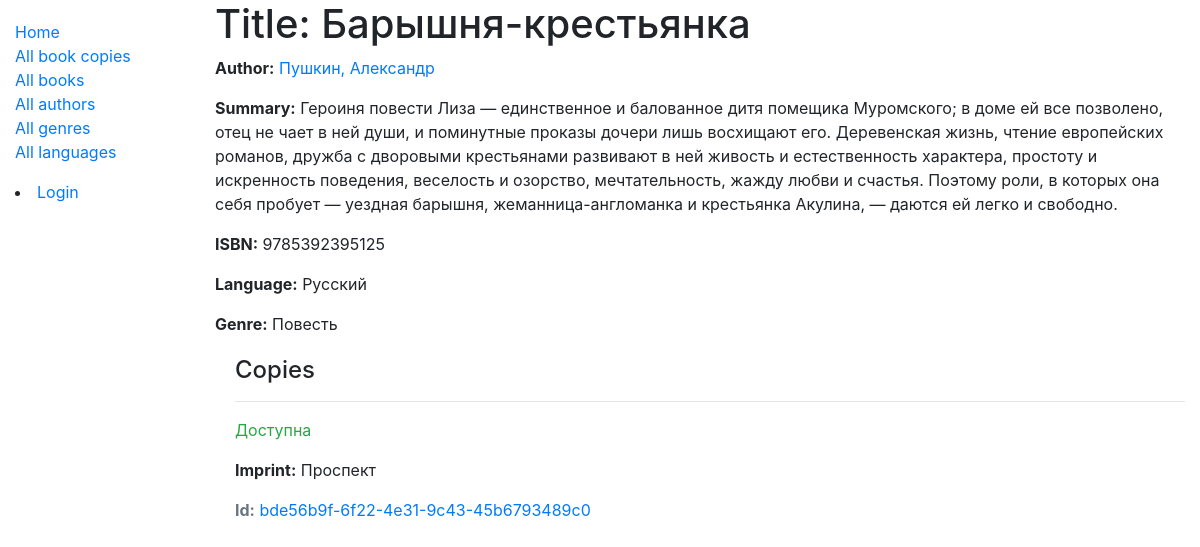
/catalog/book/1, run on the app's committed database.
### catalog/models.py (models this page shows, shortened)
class Book(models.Model):
    title = models.CharField('Наименование', max_length=200, help_text='')
    author = models.ForeignKey('Author', verbose_name='Автор', on_delete=models.RESTRICT, null=True, help_text='')
    summary = models.TextField('О книге', max_length=1000, help_text='')
    isbn = models.CharField('ISBN', max_length=13, unique=True, help_text='')
    genre = models.ManyToManyField('Genre', verbose_name='Жанр', help_text='')
    language = models.ForeignKey('Language', verbose_name='Язык', on_delete=models.SET_NULL, null=True, help_text='')
    class Meta:
        ordering = ['title', 'author']
        permissions = (("can_change_books_data", "Add, edit, delete books"),)
    def display_genre(self):
        return ', '.join([genre.name for genre in self.genre.all()[:3]])
    display_genre.short_description = 'Жанр произведения'

class Author(models.Model):
    first_name = models.CharField('Имя', max_length=100, help_text='')
    last_name = models.CharField('Фамилия', max_length=100, help_text='')
    date_of_birth = models.DateField('Дата рождения', null=True, blank=True, help_text='')
    date_of_death = models.DateField('Дата смерти', null=True, blank=True, help_text='')
    class Meta:
        ordering = ['last_name', 'first_name']
        permissions = (("can_change_authors_data", "Add, edit, delete authors"),)
    def get_absolute_url(self):
        return reverse('author-detail', args=[str(self.id)])
    def __str__(self):
        return f'{self.last_name}, {self.first_name}'

class Language(models.Model):
    name = models.CharField('Наименование', max_length=200, unique=True, help_text='Язык издания книги. Например, Русский, English, 中國 и т.п.')
    class Meta:
        ordering = ['name']
    def __str__(self):
        return self.name

class Genre(models.Model):
    name = models.CharField('Наименование', max_length=200, unique=True, help_text='Жанр книги. Например, Фантастика, Детектив, Поэзия и т.п.')
    class Meta:
        ordering = ['name']
    def __str__(self):
        return self.name

class BookInstance(models.Model):
    id = models.UUIDField(primary_key=True, default=uuid.uuid4, help_text='Уникальный идентификатор этого экземпляра книги в библиотеке.')
    book = models.ForeignKey('Book', verbose_name='Книга', on_delete=models.RESTRICT, null=True)
    imprint = models.CharField('Штамп', max_length=200, help_text='Информация об экземпляре. Например, издательство, переводчик, год, номер экземпляра в библиотеке')
    due_back = models.DateField(verbose_name='Дата возврата', null=True, blank=True, help_text='Дата ожидаемого возврата книги.')
    borrower = models.ForeignKey(User, verbose_name='Читатель', on_delete=models.SET_NULL, null=True, blank=True, help_text='Читатель, арендующий книгу.')
    LOAN_STATUS = (
        ('m', 'На оформлении'),
        ('o', 'Выдана'),
        ('a', 'Доступна'),
        ('r', 'В резерве'),
    )
    status = models.CharField('Доступность', max_length=1, choices=LOAN_STATUS, blank=True, default='d', help_text='Статус доступности книги')
    class Meta:
        ordering = ['due_back']
        permissions = (("can_mark_returned", "Set book as returned"),)
    def get_absolute_url(self):
        return reverse('bookinstance-detail', args=[str(self.id)])

### catalog/views.py (the view)
# urls.py: path('book/<int:pk>', views.BookDetailView.as_view(), name='book-detail'),
class BookDetailView(generic.DetailView):
    model = Book

### catalog/templates/catalog/book_detail.html (shortened to what this page needs)
{% extends "base_generic.html" %}
{% block content %}
<h1>Title: {{ book.title }}</h1>
<p><strong>Author:</strong> <a href="{{ book.author.get_absolute_url }}">{{ book.author }}</a></p>
<p><strong>Summary:</strong> {{ book.summary }}</p>
<p><strong>ISBN:</strong> {{ book.isbn }}</p>
<p><strong>Language:</strong> {{ book.language }}</p>
<p><strong>Genre:</strong> {{ book.genre.all|join:", " }}</p>
<div style="margin-left:20px;margin-top:20px">
<h4>Copies</h4>
{% for copy in book.bookinstance_set.all %}
  <hr>
  <p class="{% if copy.status == 'a' %}text-success{% elif copy.status == 'd' %}text-danger{% else %}text-warning{% endif %}">{{ copy.get_status_display }}</p>
  <p><strong>Imprint:</strong> {{copy.imprint}}</p>
  <p class="text-muted"><strong>Id:</strong> <a href="{{ copy.get_absolute_url }}">{{copy.id}}</a></p>
{% empty %}
  <p>The library has no copies of this book.</p>
{% endfor %}
</div>
{% endblock %}
{% block sidebar %}
  {{ block.super }}
{% endblock %}

### data on the page
Book: title "Барышня-крестьянка", author "Пушкин, Александр", summary "Героиня повести Лиза — единственное и балованное дитя помещика Муромского; в доме ей все позволено, отец не чает в ней души, и поминутные проказы дочери лишь восхищают его. Деревенская жизнь, чтение европейских романов, дружба с дворовыми крестьянами развивают в ней живость и естественность характера, простоту и искренность поведения, веселость и озорство, мечтательность, жажду любви и счастья. Поэтому роли, в которых она себя пробует — уездная барышня, жеманница-англоманка и крестьянка Акулина, — даются ей легко и свободно.", isbn "9785392395125", language "Русский", genre.all "Повесть"
BookInstance: status "Доступна", imprint "Проспект", id "bde56b9f-6f22-4e31-9c43-45b6793489c0"
